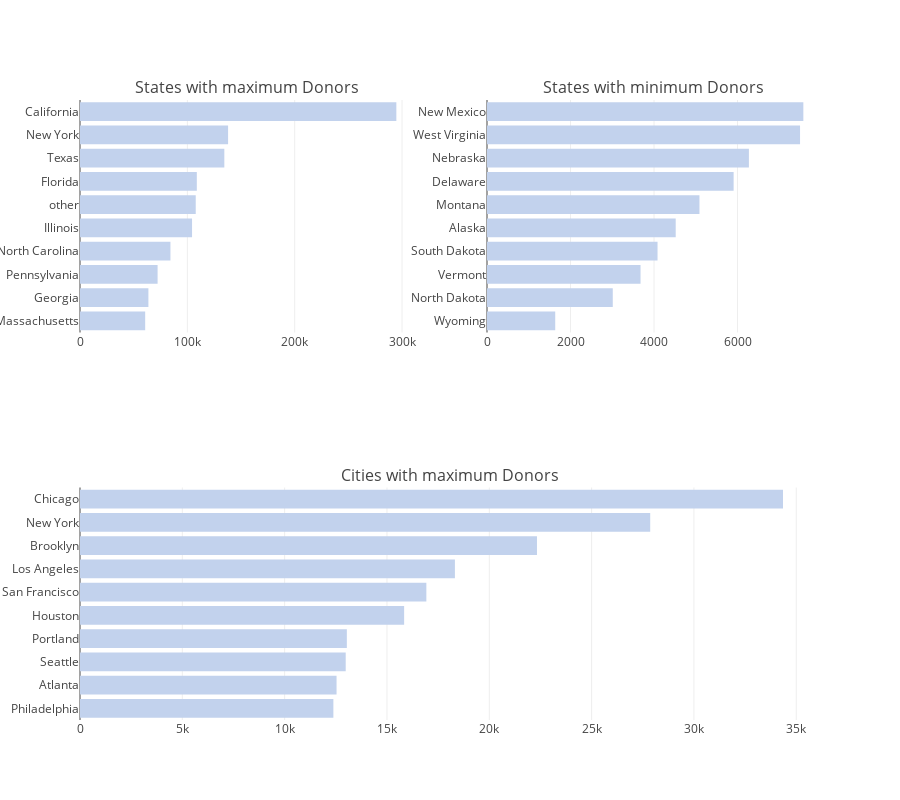

Source (notebook cell):
### Code cell
fig = tools.make_subplots(rows=2, cols=2, specs=[[{}, {}], [{'colspan': 2}, None]], print_grid=False, subplot_titles = ['States with maximum Donors','States with minimum Donors', 'Cities with maximum Donors'])
fig.append_trace(trace2, 1, 1);
fig.append_trace(trace4, 1, 2);
fig.append_trace(trace1, 2, 1);
# fig.append_trace(trace4, 2, 2);

fig['layout'].update(height=800, showlegend=False);
iplot(fig)

### Figure 1 — Plotly figure (JSON) as saved in the notebook; plotly's stock layout.template omitted (floating-point values rounded to 4 significant figures)
{"data": [{"marker": {"color": "#c2d2ed"}, "orientation": "h", "type": "bar", "x": [60730, 63731, 72280, 84250, 104381, 107809, 108828, 134449, 137957, 294695], "xaxis": "x1", "y": ["Massachusetts", "Georgia", "Pennsylvania", "North Carolina", "Illinois", "other", "Florida", "Texas", "New York", "California"], "yaxis": "y1"}, {"marker": {"color": "#c2d2ed"}, "orientation": "h", "type": "bar", "x": [1634, 3012, 3677, 4084, 4519, 5088, 5906, 6272, 7497, 7576], "xaxis": "x2", "y": ["Wyoming", "North Dakota", "Vermont", "South Dakota", "Alaska", "Montana", "Delaware", "Nebraska", "West Virginia", "New Mexico"], "yaxis": "y2"}, {"marker": {"color": "#c2d2ed"}, "orientation": "h", "type": "bar", "x": [12381, 12537, 12984, 13039, 15839, 16925, 18320, 22330, 27863, 34352], "xaxis": "x3", "y": ["Philadelphia", "Atlanta", "Seattle", "Portland", "Houston", "San Francisco", "Los Angeles", "Brooklyn", "New York", "Chicago"], "yaxis": "y3"}], "layout": {"annotations": [{"font": {"size": 16}, "showarrow": false, "text": "States with maximum Donors", "x": 0.225, "xanchor": "center", "xref": "paper", "y": 1, "yanchor": "bottom", "yref": "paper"}, {"font": {"size": 16}, "showarrow": false, "text": "States with minimum Donors", "x": 0.775, "xanchor": "center", "xref": "paper", "y": 1, "yanchor": "bottom", "yref": "paper"}, {"font": {"size": 16}, "showarrow": false, "text": "Cities with maximum Donors", "x": 0.5, "xanchor": "center", "xref": "paper", "y": 0.375, "yanchor": "bottom", "yref": "paper"}], "height": 800, "showlegend": false, "xaxis1": {"anchor": "y1", "domain": [0, 0.45]}, "xaxis2": {"anchor": "y2", "domain": [0.55, 1]}, "xaxis3": {"anchor": "y3", "domain": [0, 1]}, "yaxis1": {"anchor": "x1", "domain": [0.625, 1]}, "yaxis2": {"anchor": "x2", "domain": [0.625, 1]}, "yaxis3": {"anchor": "x3", "domain": [0, 0.375]}}}
